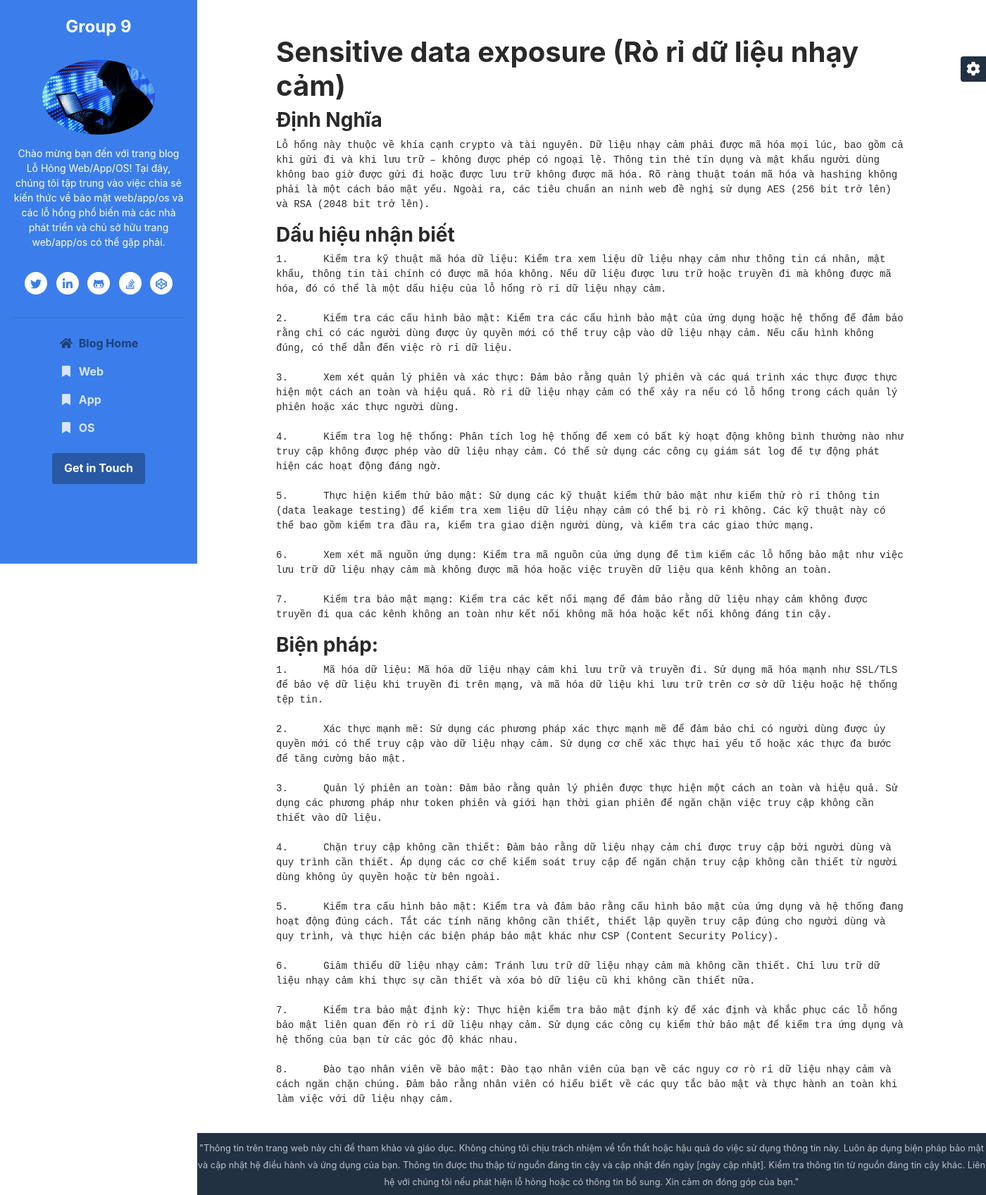
Screenshot of /blog-post.php?id=1 with the database file from the repository.
### tables this page shows
CREATE TABLE `tbl_danhmuc` (
  `id_danhMuc` int(11) NOT NULL,
  `tenDanhMuc` varchar(100) NOT NULL
);

CREATE TABLE `tbl_noidung` (
  `id_noiDung` int(11) NOT NULL,
  `tenNoiDung` text NOT NULL,
  `dinhNghia` text NOT NULL,
  `dauHieu` text NOT NULL,
  `bienPhap` text NOT NULL,
  `id_danhMuc` int(11) NOT NULL
);

### blog-post.php (the view, shortened to what this page needs)
<?php
$database = mysqli_connect('localhost', 'root', '', 'atbmtt');
?>
<!DOCTYPE html>
<html lang="en">
<head>
	<link rel="stylesheet" href="//cdnjs.cloudflare.com/ajax/libs/highlight.js/9.14.2/styles/monokai-sublime.min.css">
	<link id="theme-style" rel="stylesheet" href="assets/css/theme-1.css">
</head>
<body>
	<header class="header text-center">
		<h1 class="blog-name pt-lg-4 mb-0"><a href="index.php">Group 9</a></h1>
		<nav class="navbar navbar-expand-lg navbar-dark">
			<div id="navigation" class="collapse navbar-collapse flex-column">
				<div class="profile-section pt-3 pt-lg-0">
					<img class="profile-image mb-3 rounded-circle mx-auto" src="assets/images/profile3.jpg" alt="image">
					<div class="bio mb-3">Chào mừng bạn đến với trang blog Lỗ Hỏng Web/App/OS! Tại đây, chúng tôi tập trung vào việc chia sẻ kiến thức về bảo mật web/app/os và các lỗ hổng phổ biến mà các nhà phát triển và chủ sở hữu trang web/app/os có thể gặp phải.</div>
					<ul class="social-list list-inline py-3 mx-auto">
						<li class="list-inline-item"><a href="#"><i class="fab fa-twitter fa-fw"></i></a></li>
						<li class="list-inline-item"><a href="#"><i class="fab fa-linkedin-in fa-fw"></i></a></li>
						<li class="list-inline-item"><a href="#"><i class="fab fa-github-alt fa-fw"></i></a></li>
						<li class="list-inline-item"><a href="#"><i class="fab fa-stack-overflow fa-fw"></i></a></li>
						<li class="list-inline-item"><a href="#"><i class="fab fa-codepen fa-fw"></i></a></li>
					</ul>
					<hr>
				</div>
				<ul class="navbar-nav flex-column text-left">
					<li class="nav-item active">
						<a class="nav-link" href="index.php"><i class="fas fa-home fa-fw mr-2"></i>Blog Home <span class="sr-only">(current)</span></a>
					</li>
					<?php
					$query = 'SELECT * FROM tbl_danhMuc';
					$sql = mysqli_query($database, $query);
					if (mysqli_num_rows($sql) > 0) {
						while ($row = mysqli_fetch_array($sql)) {
							echo "
								<li class='nav-item'>
									<a class='nav-link' href='blog-list.php?id=" . $row['id_danhMuc'] . "'><i class='fas fa-bookmark fa-fw mr-2'></i>" . $row['tenDanhMuc'] . "</a>
								</li>
								";
						}
					}
					?>
				</ul>
				<div class="my-2 my-md-3">
					<a class="btn btn-primary" href="https://themes.3rdwavemedia.com/" target="_blank">Get in Touch</a>
				</div>
			</div>
		</nav>
	</header>
	<div class="main-wrapper">
		<?php
		$query = "SELECT * FROM tbl_danhMuc, tbl_noiDung WHERE tbl_danhMuc.id_danhMuc = tbl_noiDung.id_danhMuc AND tbl_noiDung.id_noiDung = '$_GET[id]' LIMIT 1";
		$sql = mysqli_query($database, $query);
		if (mysqli_num_rows($sql) > 0) {
			while ($row = mysqli_fetch_array($sql)) {
				echo "
								<div class = 'blog'>
									<h1>" . $row['tenNoiDung'] . "</h1>
									<h3>Định Nghĩa</h3>
									<pre class='pre-wrap'>" . $row['dinhNghia'] . "</pre>
									<h3>Dấu hiệu nhận biết</h3>
									<pre class='pre-wrap'>" . $row['dauHieu'] . "</pre>
									<h3>Biện pháp: </h3>
									<pre class='pre-wrap'>" . $row['bienPhap'] . "</pre>
								</div>
								";
			}
		}
		?>
		<footer class="footer text-center py-2 theme-bg-dark">
			<small class="copyright">"Thông tin trên trang web này chỉ để tham khảo và giáo dục. Không chúng tôi chịu trách nhiệm về tổn thất hoặc hậu quả do việc sử dụng thông tin này. Luôn áp dụng biện pháp bảo mật và cập nhật hệ điều hành và ứng dụng của bạn. Thông tin được thu thập từ nguồn đáng tin cậy và cập nhật đến ngày [ngày cập nhật]. Kiểm tra thông tin từ nguồn đáng tin cậy khác. Liên hệ với chúng tôi nếu phát hiện lỗ hỏng hoặc có thông tin bổ sung. Xin cảm ơn đóng góp của bạn."</small>
		</footer>
	</div>
	<div id="config-panel" class="config-panel d-none d-lg-block">
		<div class="panel-inner">
			<a id="config-trigger" class="config-trigger config-panel-hide text-center" href="#"><i class="fas fa-cog fa-spin mx-auto" data-fa-transform="down-6"></i></a>
		</div>
	</div>
</body>
</html>

### blog-post.php (style rules this page uses)
.pre-wrap { white-space: pre-wrap; }
.blog { width: 80%; margin: auto; margin-top: 50px }

### rows the page displays
tbl_danhmuc: tenDanhMuc "Web"
tbl_danhmuc: tenDanhMuc "App"
tbl_danhmuc: tenDanhMuc "OS"
tbl_noidung: tenNoiDung "Sensitive data exposure (Rò rỉ dữ liệu nhạy cảm)", dinhNghia "Lỗ hổng này thuộc về khía cạnh crypto và tài nguyên. Dữ liệu nhạy cảm phải được mã hóa mọi lúc, bao gồm cả khi gửi đi và khi lưu trữ – không được phép có ngoại lệ. Thông tin thẻ tín dụng và mật khẩu người dùng không bao giờ được gửi đi hoặc được lưu trữ không được mã hóa. Rõ ràng thuật toán mã hóa và hashing không phải là một cách bảo mật yếu. Ngoài ra, các tiêu chuẩn an ninh web đề nghị sử dụng AES (256 bit trở lên) và RSA (2048 bit trở lên).…", dauHieu "1. Kiểm tra kỹ thuật mã hóa dữ liệu: Kiểm tra xem liệu dữ liệu nhạy cảm như thông tin cá nhân, mật khẩu, thông tin tài chính có được mã hóa không. Nếu dữ liệu được lưu trữ hoặc truyền đi mà không được mã hóa, đó có thể là một dấu hiệu của lỗ hổng rò rỉ dữ liệu nhạy cảm. 2. Kiểm tra các cấu hình bảo mật: Kiểm tra các cấu hình bảo mật của ứng dụng hoặc hệ thống để đảm bảo rằng chỉ có các người dùng được ủy quyền mới có thể truy cập vào dữ liệu nhạy cảm. Nếu cấu hình không đúng, có thể dẫn đến việc rò rỉ dữ liệu. 3. Xem xét quản lý phiên và xác thực: Đảm bảo rằng quản lý phiên và các quá trình xác thực được thực hiện một cách an toàn và hiệu quả. Rò rỉ dữ liệu nhạy cảm có thể xảy ra nếu có lỗ…", bienPhap "1. Mã hóa dữ liệu: Mã hóa dữ liệu nhạy cảm khi lưu trữ và truyền đi. Sử dụng mã hóa mạnh như SSL/TLS để bảo vệ dữ liệu khi truyền đi trên mạng, và mã hóa dữ liệu khi lưu trữ trên cơ sở dữ liệu hoặc hệ thống tệp tin. 2. Xác thực mạnh mẽ: Sử dụng các phương pháp xác thực mạnh mẽ để đảm bảo chỉ có người dùng được ủy quyền mới có thể truy cập vào dữ liệu nhạy cảm. Sử dụng cơ chế xác thực hai yếu tố hoặc xác thực đa bước để tăng cường bảo mật. 3. Quản lý phiên an toàn: Đảm bảo rằng quản lý phiên được thực hiện một cách an toàn và hiệu quả. Sử dụng các phương pháp như token phiên và giới hạn thời gian phiên để ngăn chặn việc truy cập không cần thiết vào dữ liệu. 4. Chặn truy cập không cần thiết:…"
